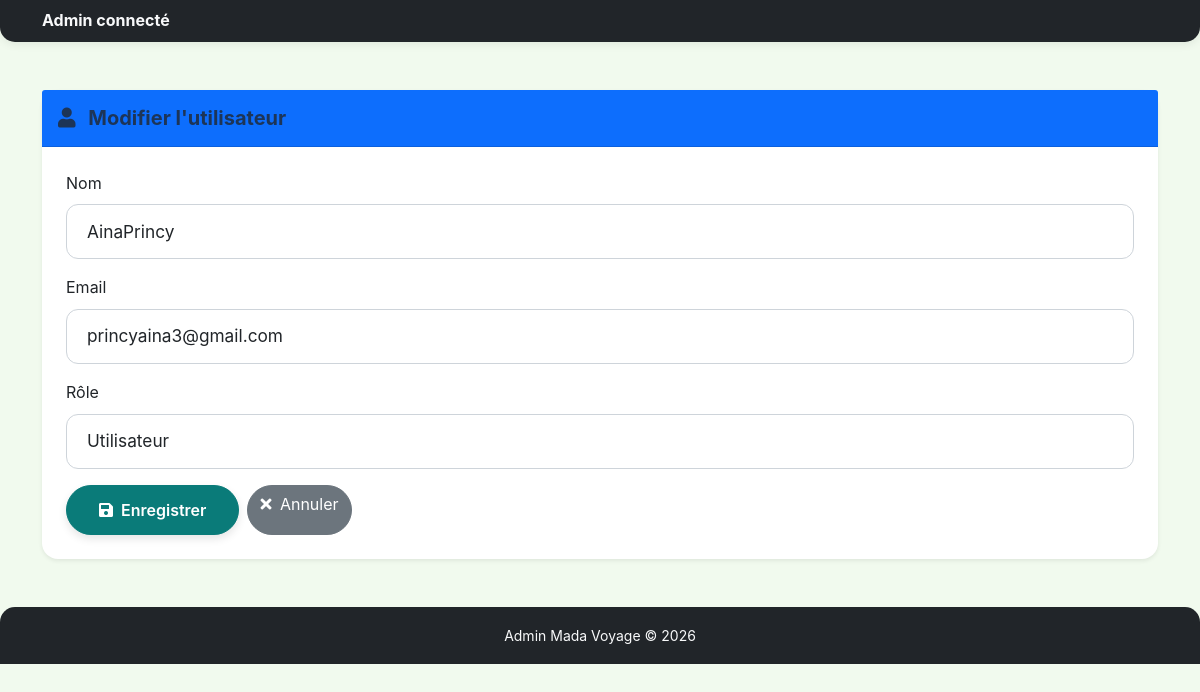
Page /index.php?controller=admin&action=editUser&id=2 (signed in) on the committed database.
### tables this page shows
CREATE TABLE IF NOT EXISTS `users` (
  `id` int NOT NULL AUTO_INCREMENT,
  `nom` varchar(100) DEFAULT NULL,
  `email` varchar(100) NOT NULL,
  `password` varchar(255) NOT NULL,
  `role` enum('user','admin') DEFAULT 'user',
  `created_at` timestamp NULL DEFAULT CURRENT_TIMESTAMP,
  PRIMARY KEY (`id`),
  UNIQUE KEY `email` (`email`)
);

### app/controller/AdminController.php (called while the page is built, shortened)
<?php
class AdminController {
    public function editUser() {
        $pdo = getPDO();
        $id = $_GET['id'] ?? null;
        $stmt = $pdo->prepare("SELECT * FROM users WHERE id = ?");
        $stmt->execute([$id]);
        $user = $stmt->fetch(PDO::FETCH_ASSOC);
        require __DIR__ . '/../../view/layout/layout.php';
    }
}

### index.php (called while the page is built, shortened)
<?php
require_once __DIR__ . '/core/route.php';

### view/admin/form_user.php (the view, shortened to what this page needs)
<section class="py-5 bg-light-custom">
    <div class="container">
        <div class="card shadow-sm border-0">
            <div class="card-header bg-primary text-white py-3">
                <h5 class="card-title mb-0">
                    <i class="fas fa-user me-2"></i>
                    <?= isset($user) ? 'Modifier l\'utilisateur' : 'Ajouter un utilisateur' ?>
                </h5>
            </div>
            <div class="card-body">
                <form method="POST" action="">
                    <div class="mb-3">
                        <label for="nom" class="form-label">Nom</label>
                        <input type="text" class="form-control" id="nom" name="nom"
                               value="<?= isset($user) ? htmlspecialchars($user['nom']) : '' ?>" required>
                    </div>
                    <div class="mb-3">
                        <label for="email" class="form-label">Email</label>
                        <input type="email" class="form-control" id="email" name="email"
                               value="<?= isset($user) ? htmlspecialchars($user['email']) : '' ?>" required>
                    </div>
                    <div class="mb-3">
                        <label for="role" class="form-label">Rôle</label>
                        <select class="form-control" id="role" name="role" required>
                            <option value="user" <?= (!isset($user) || $user['role'] === 'user') ? 'selected' : '' ?>>Utilisateur</option>
                        </select>
                    </div>
                    <div class="d-flex gap-2">
                        <button type="submit" class="btn btn-primary rounded-pill">
                            <i class="fas fa-save me-1"></i> Enregistrer
                        </button>
                        <a href="index.php?controller=admin&action=users" class="btn btn-secondary rounded-pill">
                            <i class="fas fa-times me-1"></i> Annuler
                        </a>
                    </div>
                </form>
            </div>
        </div>
    </div>
</section>

### public/assets/css/style.css (style rules this page uses)
:root { --bs-primary: #0A7B79; --bs-secondary: #FFD700; --bs-info: #E63946; --bs-dark: #1D3557; --bs-light: #F1FAEE; --bs-gray-600: #6c757d; }
body { font-family: 'Inter', Arial, sans-serif; color: var(--bs-dark); background-color: var(--bs-light); line-height: 1.6; min-height: 100vh; }
html { scroll-behavior: smooth; }
.card { border-radius: 1rem; transition: transform 0.3s, box-shadow 0.3s; border: 1px solid rgba(0, 0, 0, 0.05); background: #fff; }
.card-body { padding: 1.5rem; }
.card-title { color: var(--bs-dark); font-weight: 700; }
.btn-primary { background-color: var(--bs-primary); border-color: var(--bs-primary); transition: all 0.3s; font-weight: 600; padding: 0.75rem 2rem; border-radius: 50px; box-shadow: 0 4px 8px rgba(0, 0, 0, 0.1); }
.form-control { border-radius: 0.75rem; padding: 0.85rem 1.25rem; border: 1px solid #ced4da; transition: border-color 0.2s, box-shadow 0.2s; font-size: 1.08rem; }
.bg-light-custom { background-color: var(--bs-light) !important; }
@media (min-width: 768px) { section { padding-top: 6rem; padding-bottom: 6rem; } }
::placeholder { color: #b0b0b0; }

### public/assets/css/responsive.css (style rules this page uses)
* { box-sizing: border-box; }
html, body { width: 100%; overflow-x: hidden; }
@media (min-width: 1025px) { .container { max-width: 1140px; } }

### rows in the picture
users: nom "AinaPrincy", email "princyaina3@gmail.com", role "Utilisateur"
